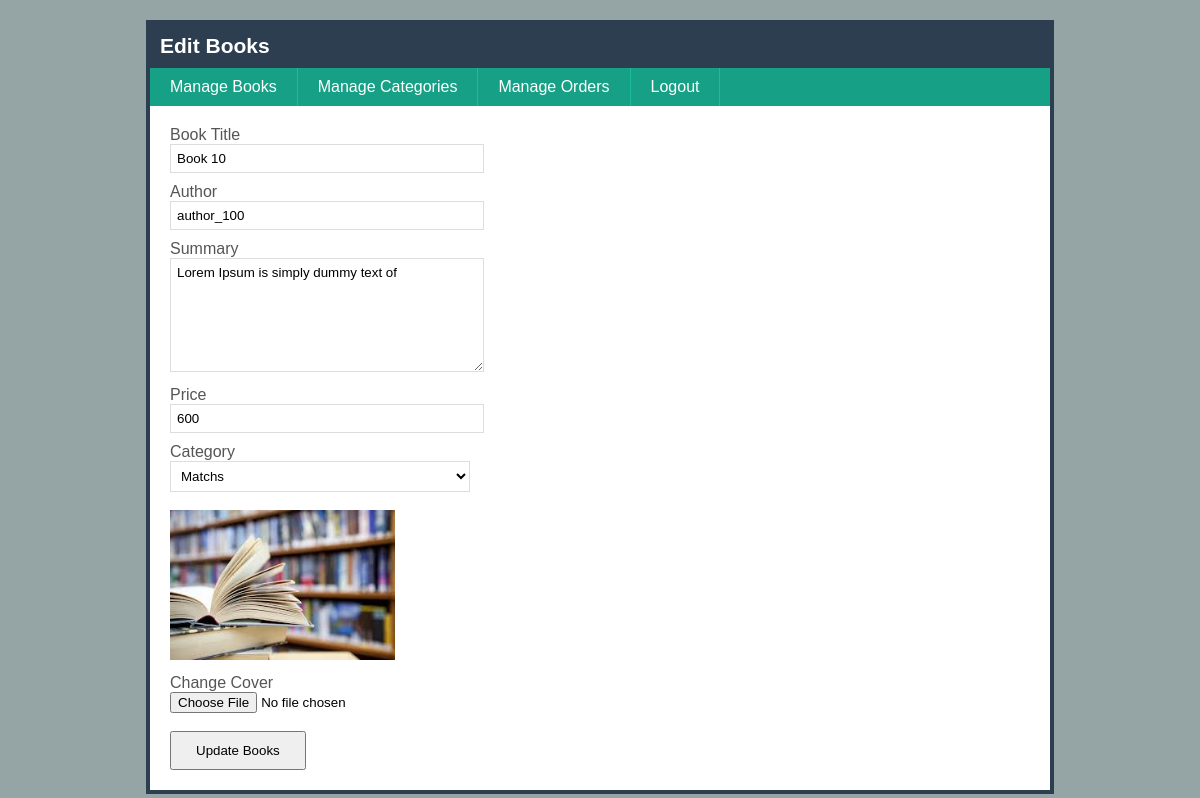
The page /admin/book-edit.php?id=20 (signed in) on the database its author committed.
### tables this page shows
CREATE TABLE `books` (
  `id` int(11) NOT NULL,
  `title` varchar(255) NOT NULL,
  `author` varchar(255) NOT NULL,
  `summary` text NOT NULL,
  `price` float NOT NULL,
  `category_id` int(11) NOT NULL,
  `cover` varchar(255) NOT NULL,
  `created_date` datetime NOT NULL,
  `modified_date` date NOT NULL
);

CREATE TABLE `categories` (
  `id` int(11) NOT NULL,
  `name` varchar(255) NOT NULL,
  `remark` text NOT NULL,
  `create_date` datetime NOT NULL,
  `modified_date` datetime NOT NULL
);

### admin/book-edit.php (the view, shortened to what this page needs)
<?php
	include("confs/config.php");
	$id=$_GET['id'];
	$result=mysqli_query($conn, "SELECT * FROM books WHERE id=$id");
	$row=mysqli_fetch_assoc($result);
?>
<!DOCTYPE html>
<html>
<head>
	<link rel="stylesheet" type="text/css" href="css/style.css">
</head>
<body>
	<h1>Edit Books</h1>
	<?php include("menu.php");?>
	<form action="book-update.php" method="post" enctype="multipart/form-data">
		<label for="title">Book Title</label>
		<input type="text" name="title" value="<?php echo $row['title'];?>">
		<label for="author">Author</label>
		<input type="text" name="author" value="<?php echo $row['author'];?>">
		<label for="summary">Summary</label>
		<textarea name="summary"><?php echo $row['summary']; ?></textarea>
		<label for="price">Price</label>
		<input type="text" name="price" value="<?php echo $row['price']; ?>">
		<label for="categories">Category</label>
		<select name="category_id">
			<?php
				$categories=mysqli_query($conn,"SELECT * FROM categories");
				while($cat=mysqli_fetch_assoc($categories)):?>
					<option value="<?php echo $cat['id'];?>"
						<?php if($cat['id']==$row['category_id']) echo "selected"?>>
						<?php echo $cat['name'];?>
					</option>
		<?php endwhile; ?>
		</select>
		<br><br>
		<img src="covers/<?php echo $row['cover'];?>" alt="" height="150">
		<label for="cover">Change Cover</label>
		<input type="file" name="cover">
		<br><br>
		<input type="submit" value="Update Books">
	</form>
</body>
</html>

### admin/css/style.css (style rules this page uses)
html { background: #95A5A6; }
body { font-family: Arial, Helvetica, sans-serif; width: 900px; background: #fff; border: 4px solid #2C3E50; margin: 20px auto; }
h1 { padding: 10px; font-size: 21px; background: #2C3E50; margin: 0; color: #fff; }
form { margin: 20px; }
form label { display: block; margin-top: 10px; color: #555; }
input[type=text], input[type=password], textarea, select { font-family: Arial, Helvetica, sans-serif; border: 1px solid #ddd; padding: 6px; width: 300px; background: #fff; }
textarea { height: 100px; }
input[type=submit] { padding: 10px 24px; margin-right: 10px; }

### rows shown on the page
books: title "Book 10", author "author_100", summary "Lorem Ipsum is simply dummy text of", price "600", category_id "Matchs", cover (picture)
